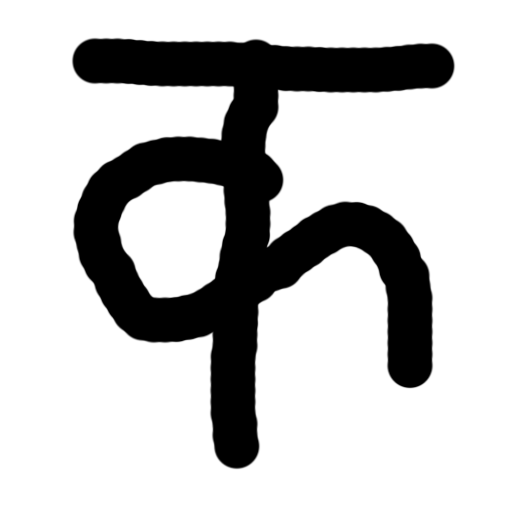
#> input picture nepali-barnamala-characters/character-01-ka/107.png, 512 x 512 px; its folder holds only this picture in this run
$ python size.py
#> lines starting #> are read from the running program, lines starting #| are printed output that depends on the picture
import cv2
import numpy as np
import os


PATH = os.getcwd()

resize_all_image_path = PATH + '/nepali-barnamala-characters'
print(resize_all_image_path)

new_cat = []
for x in os.listdir(resize_all_image_path):
  new_cat.append(x)
  print(x)
#> pass 2 of the loop `for x in os.listdir(resize_all_image_path):`:


IMG_SIZE = 32

def resize_all_image():
  for catagory in new_cat:
    path = os.path.join(resize_all_image_path, catagory)
    for img in os.listdir(path):

        try:
          img_array = cv2.imread(os.path.join(path,img),cv2.IMREAD_GRAYSCALE)
#> img_array is the input picture: shape (512, 512); min 0, max 255, mean 194.5
          new_array = cv2.resize(img_array,(IMG_SIZE,IMG_SIZE))
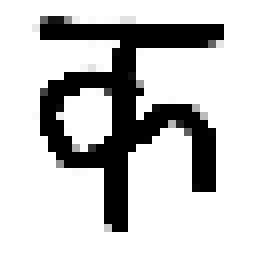
#> new_array: shape (32, 32) (shown 8 times larger); min 0, max 255, mean 196.2
          x=str(img)
          img_loc='nepalibarnasnew/'+catagory+'/'+x
          cv2.imwrite(img_loc,new_array)
          #print("Resize and  Saved : {}".format(x))

        except Exception as e:
          pass
    print("Resized and shave character {}".format(catagory))
#> pass 2 of the loop in resize_all_image, `for catagory in new_cat:`:
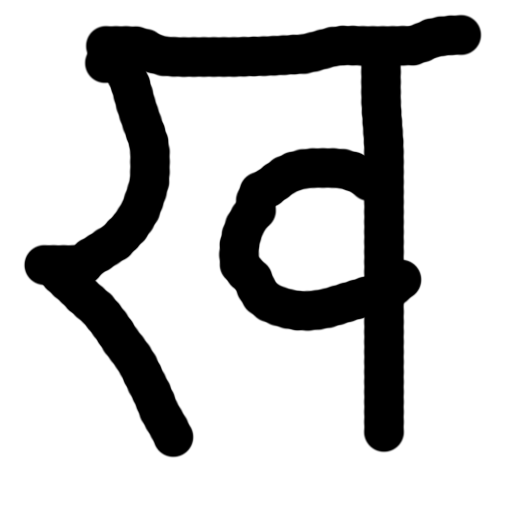
#> input picture nepali-barnamala-characters/character-02-kha/507.png, 512 x 512 px
#> in resize_all_image, img_array is the input picture: shape (512, 512); min 0, max 255, mean 192.8
#> in resize_all_image, `new_array = cv2.resize(img_array,(IMG_SIZE,IMG_SIZE))`:
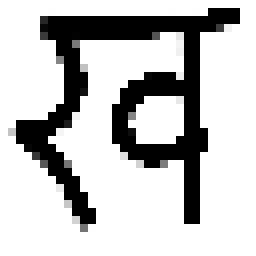
#> new_array: shape (32, 32) (shown 8 times larger); min 0, max 255, mean 194

resize_all_image()
print("Resized and saving Completed!")
